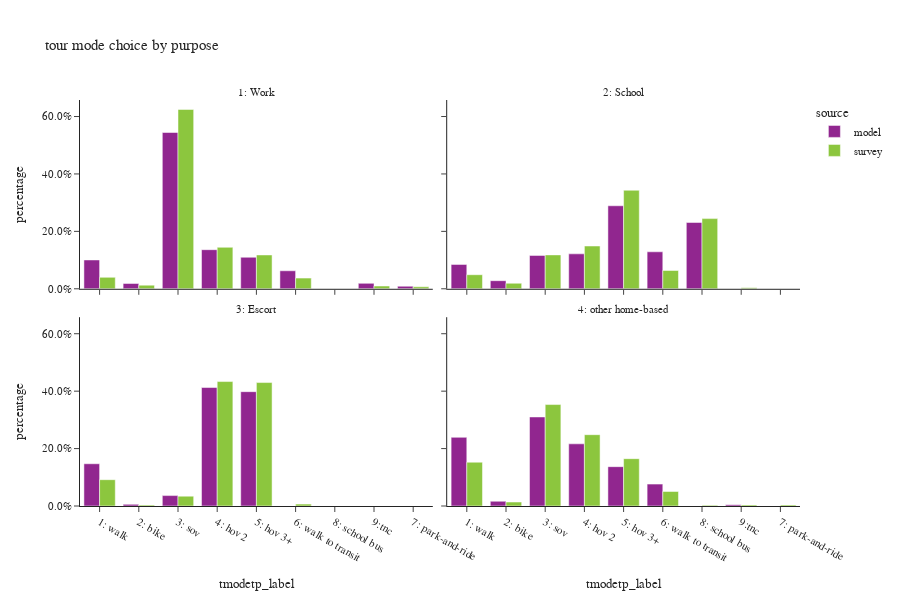

The cell this chart's notebook holds for it:
### Code cell
# plot mode choice by purpose
all_tour = df_tour.filter(pl.col('parent') == 0)
plot_mode_choice(all_tour,"tour mode choice by purpose")

### Figure 1 — Plotly figure (JSON) as saved in the notebook; plotly's stock layout.template omitted (floating-point values rounded to 4 significant figures)
{"data": [{"alignmentgroup": "True", "customdata": [[19031], [133676], [39544], [1159222], [40319], [289994], [211], [213943], [233693]], "hovertemplate": "source=model<br>pdpurp_label=1: Work<br>tmodetp_label=%{x}<br>percentage=%{y}<br>sample_count=%{customdata[0]}<extra></extra>", "legendgroup": "model", "marker": {"color": "#91268F", "pattern": {"shape": ""}}, "name": "model", "offsetgroup": "model", "orientation": "v", "showlegend": true, "textposition": "auto", "type": "bar", "x": ["7: park-and-ride", "6: walk to transit", "2: bike", "3: sov", "9:tnc", "4: hov 2", null, "1: walk", "5: hov 3+"], "xaxis": "x3", "y": [0.008936, 0.06277, 0.01857, 0.5443, 0.01893, 0.1362, 9.908e-05, 0.1005, 0.1097], "yaxis": "y3"}, {"alignmentgroup": "True", "customdata": [[61977], [88850], [6], [168613], [9], [211071], [20603], [94029], [84890]], "hovertemplate": "source=model<br>pdpurp_label=2: School<br>tmodetp_label=%{x}<br>percentage=%{y}<br>sample_count=%{customdata[0]}<extra></extra>", "legendgroup": "model", "marker": {"color": "#91268F", "pattern": {"shape": ""}}, "name": "model", "offsetgroup": "model", "orientation": "v", "showlegend": false, "textposition": "auto", "type": "bar", "x": ["1: walk", "4: hov 2", null, "8: school bus", "9:tnc", "5: hov 3+", "2: bike", "6: walk to transit", "3: sov"], "xaxis": "x4", "y": [0.08489, 0.1217, 8.219e-06, 0.231, 1.233e-05, 0.2891, 0.02822, 0.1288, 0.1163], "yaxis": "y4"}, {"alignmentgroup": "True", "customdata": [[38], [4630], [325705], [120365], [337470], [29651]], "hovertemplate": "source=model<br>pdpurp_label=3: Escort<br>tmodetp_label=%{x}<br>percentage=%{y}<br>sample_count=%{customdata[0]}<extra></extra>", "legendgroup": "model", "marker": {"color": "#91268F", "pattern": {"shape": ""}}, "name": "model", "offsetgroup": "model", "orientation": "v", "showlegend": false, "textposition": "auto", "type": "bar", "x": [null, "2: bike", "5: hov 3+", "1: walk", "4: hov 2", "3: sov"], "xaxis": "x", "y": [4.646e-05, 0.005661, 0.3982, 0.1472, 0.4126, 0.03625], "yaxis": "y"}, {"alignmentgroup": "True", "customdata": [[1223490], [540616], [16987], [292], [65196], [854309], [300709], [943461]], "hovertemplate": "source=model<br>pdpurp_label=4: other home-based<br>tmodetp_label=%{x}<br>percentage=%{y}<br>sample_count=%{customdata[0]}<extra></extra>", "legendgroup": "model", "marker": {"color": "#91268F", "pattern": {"shape": ""}}, "name": "model", "offsetgroup": "model", "orientation": "v", "showlegend": false, "textposition": "auto", "type": "bar", "x": ["3: sov", "5: hov 3+", "9:tnc", null, "2: bike", "4: hov 2", "6: walk to transit", "1: walk"], "xaxis": "x2", "y": [0.3101, 0.137, 0.004306, 7.402e-05, 0.01653, 0.2166, 0.07622, 0.2391], "yaxis": "y2"}, {"alignmentgroup": "True", "customdata": [[241], [23], [28], [254], [108], [1405], [15], [136], [366]], "hovertemplate": "source=survey<br>pdpurp_label=1: Work<br>tmodetp_label=%{x}<br>percentage=%{y}<br>sample_count=%{customdata[0]}<extra></extra>", "legendgroup": "survey", "marker": {"color": "#8CC63E", "pattern": {"shape": ""}}, "name": "survey", "offsetgroup": "survey", "orientation": "v", "showlegend": true, "textposition": "auto", "type": "bar", "x": ["1: walk", "9:tnc", "7: park-and-ride", "4: hov 2", "5: hov 3+", "3: sov", null, "2: bike", "6: walk to transit"], "xaxis": "x3", "y": [0.0399, 0.009714, 0.007049, 0.1445, 0.1179, 0.6247, 0.0064, 0.01269, 0.0372], "yaxis": "y3"}, {"alignmentgroup": "True", "customdata": [[61], [159], [93], [47], [4], [189], [3], [76], [22]], "hovertemplate": "source=survey<br>pdpurp_label=2: School<br>tmodetp_label=%{x}<br>percentage=%{y}<br>sample_count=%{customdata[0]}<extra></extra>", "legendgroup": "survey", "marker": {"color": "#8CC63E", "pattern": {"shape": ""}}, "name": "survey", "offsetgroup": "survey", "orientation": "v", "showlegend": false, "textposition": "auto", "type": "bar", "x": ["6: walk to transit", "8: school bus", "4: hov 2", "3: sov", "9:tnc", "5: hov 3+", null, "1: walk", "2: bike"], "xaxis": "x4", "y": [0.06381, 0.2444, 0.149, 0.1181, 0.00329, 0.3432, 0.009809, 0.04906, 0.01933], "yaxis": "y4"}, {"alignmentgroup": "True", "customdata": [[45], [3], [1], [15], [3], [102], [11], [342], [252]], "hovertemplate": "source=survey<br>pdpurp_label=3: Escort<br>tmodetp_label=%{x}<br>percentage=%{y}<br>sample_count=%{customdata[0]}<extra></extra>", "legendgroup": "survey", "marker": {"color": "#8CC63E", "pattern": {"shape": ""}}, "name": "survey", "offsetgroup": "survey", "orientation": "v", "showlegend": false, "textposition": "auto", "type": "bar", "x": ["3: sov", null, "9:tnc", "2: bike", "8: school bus", "1: walk", "6: walk to transit", "4: hov 2", "5: hov 3+"], "xaxis": "x", "y": [0.0343, 0.0004713, 1.057e-05, 0.003116, 0.0003998, 0.09166, 0.006584, 0.4335, 0.43], "yaxis": "y"}, {"alignmentgroup": "True", "customdata": [[655], [330], [28], [22], [1241], [1717], [156], [7], [34], [2088]], "hovertemplate": "source=survey<br>pdpurp_label=4: other home-based<br>tmodetp_label=%{x}<br>percentage=%{y}<br>sample_count=%{customdata[0]}<extra></extra>", "legendgroup": "survey", "marker": {"color": "#8CC63E", "pattern": {"shape": ""}}, "name": "survey", "offsetgroup": "survey", "orientation": "v", "showlegend": false, "textposition": "auto", "type": "bar", "x": ["5: hov 3+", "6: walk to transit", null, "7: park-and-ride", "4: hov 2", "1: walk", "2: bike", "8: school bus", "9:tnc", "3: sov"], "xaxis": "x2", "y": [0.1649, 0.05056, 0.006728, 0.003543, 0.2484, 0.1526, 0.01372, 0.002599, 0.003658, 0.3533], "yaxis": "y2"}], "layout": {"annotations": [{"font": {}, "showarrow": false, "text": "3: Escort", "x": 0.245, "xanchor": "center", "xref": "paper", "y": 0.465, "yanchor": "bottom", "yref": "paper"}, {"font": {}, "showarrow": false, "text": "4: other home-based", "x": 0.755, "xanchor": "center", "xref": "paper", "y": 0.465, "yanchor": "bottom", "yref": "paper"}, {"font": {}, "showarrow": false, "text": "1: Work", "x": 0.245, "xanchor": "center", "xref": "paper", "y": 1.0, "yanchor": "bottom", "yref": "paper"}, {"font": {}, "showarrow": false, "text": "2: School", "x": 0.755, "xanchor": "center", "xref": "paper", "y": 1.0, "yanchor": "bottom", "yref": "paper"}], "barmode": "group", "font": {"size": 11}, "height": 600, "legend": {"title": {"text": "source"}, "tracegroupgap": 0}, "title": {"text": "tour mode choice by purpose"}, "width": 900, "xaxis": {"anchor": "y", "categoryorder": "category ascending", "domain": [0.0, 0.49], "dtick": 1, "title": {"text": "tmodetp_label"}}, "xaxis2": {"anchor": "y2", "domain": [0.51, 1.0], "matches": "x", "title": {"text": "tmodetp_label"}}, "xaxis3": {"anchor": "y3", "domain": [0.0, 0.49], "matches": "x", "showticklabels": false}, "xaxis4": {"anchor": "y4", "domain": [0.51, 1.0], "matches": "x", "showticklabels": false}, "yaxis": {"anchor": "x", "domain": [0.0, 0.465], "tickformat": ".1%", "title": {"text": "percentage"}}, "yaxis2": {"anchor": "x2", "domain": [0.0, 0.465], "matches": "y", "showticklabels": false, "tickformat": ".1%"}, "yaxis3": {"anchor": "x3", "domain": [0.535, 1.0], "matches": "y", "tickformat": ".1%", "title": {"text": "percentage"}}, "yaxis4": {"anchor": "x4", "domain": [0.535, 1.0], "matches": "y", "showticklabels": false, "tickformat": ".1%"}}}
